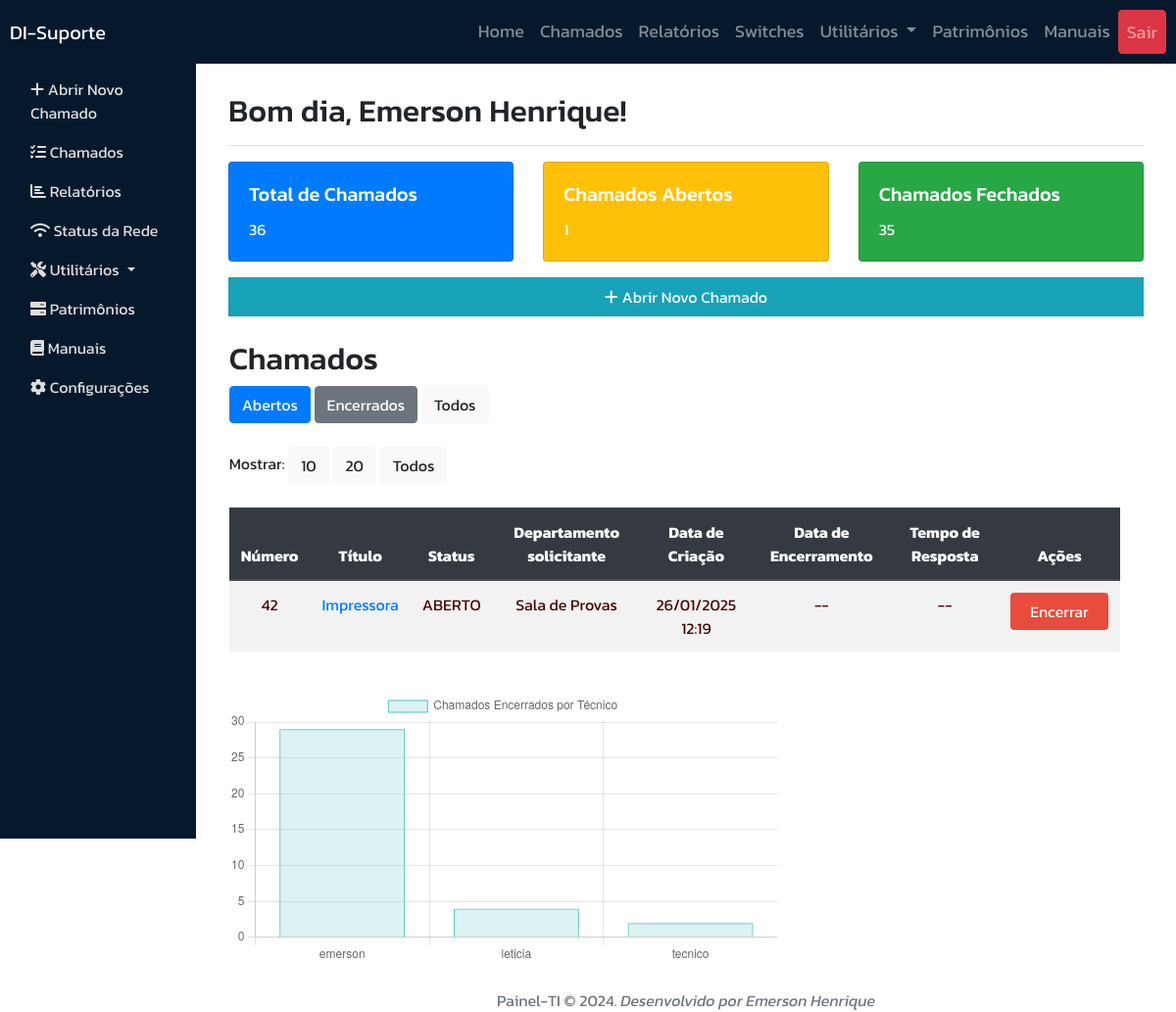
The page /dashboard/ (signed in) on the database its author committed.
### chamados/models.py (models this page shows, shortened)
class Chamado(models.Model):
    STATUS_CHOICES = [
        ('ABERTO', 'Aberto'),
        ('FECHADO', 'Fechado'),
    ]
    TITULOS_CHOICES = [
        ('Computador', 'Computador'),
        ('Impressora', 'Impressora'),
        ('Telefone', 'Telefone'),
        ('Mudança','Mudança'),
        ('Outros', 'outros')
    ]
    numero = models.IntegerField(unique=True)
    titulo = models.CharField(max_length=100, choices=TITULOS_CHOICES)
    departamento = models.ForeignKey(Departamento, on_delete=models.SET_NULL, null=True)
    local = models.ForeignKey(Local, on_delete=models.SET_NULL, null=True)
    contato = models.CharField(max_length=100)
    descricao = models.TextField()
    descricao_tecnica = models.TextField(null=True, blank=True)
    solucao_tecnica = models.TextField(null=True, blank=True)
    nr_patrimonio = models.CharField(max_length=50, null=True, blank=True)
    status = models.CharField(max_length=10, choices=STATUS_CHOICES, default='ABERTO')
    criado_em = models.DateTimeField(auto_now_add=True)
    atualizado_em = models.DateTimeField(auto_now=True)
    encerrado_em = models.DateTimeField(null=True, blank=True)
    encerrado_por = models.ForeignKey(User, on_delete=models.SET_NULL, null=True, blank=True)
    tempo_resposta = models.DurationField(null=True, blank=True)

class Departamento(models.Model):
    nome = models.CharField(max_length=100)
    ativo = models.BooleanField(default=True)  # Indica se o departamento está ativo
    def __str__(self):
        return self.nome

### dashboard/views.py (the view)
# urls.py: path('', dashboard_view, name='dashboard'),
@login_required
def dashboard_view(request):
    user = request.user
    is_tecnico = user.groups.filter(name='Técnico').exists()
    is_administrador = user.groups.filter(name='Administrador').exists()
    chamados = Chamado.objects.all()
    total_chamados = chamados.count()
    chamados_abertos = chamados.filter(status='ABERTO').count()
    chamados_fechados = chamados.filter(status='FECHADO').count()
    chamados_abertos_detalhados = chamados.filter(status='ABERTO')
    now = timezone.now()
    hora = now.hour
    if hora < 12:
        saudacao = "Bom dia"
    elif 12 <= hora < 18:
        saudacao = "Boa tarde"
    else:
        saudacao = "Boa noite"
    for chamado in chamados_abertos_detalhados:
        chamado.tempo_criacao_minutos = (now - chamado.criado_em).total_seconds() / 60
        if chamado.encerrado_em:
            chamado.tempo_resposta = chamado.encerrado_em - chamado.criado_em
        else:
            chamado.tempo_resposta = None
    chamados_por_tecnico = chamados.filter(status='FECHADO').values('encerrado_por__username').annotate(total_chamados=Count('id'))
    labels = [item['encerrado_por__username'] for item in chamados_por_tecnico]
    data = [item['total_chamados'] for item in chamados_por_tecnico]
    context = {
        'total_chamados': total_chamados,
        'chamados_abertos': chamados_abertos,
        'chamados_fechados': chamados_fechados,
        'chamados': chamados_abertos_detalhados,  # Somente chamados abertos detalhados
        'username': user.get_full_name() or user.username,
        'saudacao': saudacao,
        'labels': labels,
        'data': data,
        'is_tecnico': is_tecnico,
        'is_administrador': is_administrador,
    }
    return render(request, 'dashboard/dashboard.html', context)

### dashboard/templates/dashboard/dashboard.html (shortened to what this page needs)
﻿{% extends 'base.html' %}
{% block content %}
    <div>
        <div class="row">
            <main role="main" class="col-md-12 px-4">
                <div class="d-flex justify-content-between flex-wrap flex-md-nowrap align-items-center pt-3 pb-2 mb-3 border-bottom">
                    <h2> {{saudacao}}, {{username}}!</h2>
                </div>
                <div class="row">
                    <div class="col-md-4">
                        <div class="card text-white bg-primary mb-3">
                            <div class="card-body">
                                <h5 class="card-title">Total de Chamados</h5>
                                <p class="card-text">{{ total_chamados }}</p>
                            </div>
                        </div>
                    </div>
                    <div class="col-md-4">
                        <div class="card text-white bg-warning mb-3">
                            <div class="card-body">
                                <h5 class="card-title">Chamados Abertos</h5>
                                <p class="card-text">{{ chamados_abertos }}</p>
                            </div>
                        </div>
                    </div>
                    <div class="col-md-4">
                        <div class="card text-white bg-success mb-3">
                            <div class="card-body">
                                <h5 class="card-title">Chamados Fechados</h5>
                                <p class="card-text">{{ chamados_fechados }}</p>
                            </div>
                        </div>
                    </div>
                </div>
                <a class="nav-link btn-info text-center" href="{% url 'abrir_chamado' %}">
                    <i class="fas fa-plus"></i>
                    Abrir Novo Chamado
                </a>
                <div class="bloco-chamados margin-mob-chamados">
                    {% include 'chamados/chamados.html' with chamados=chamados %}
                </div>
                <div class="bloco">
                    {% include 'chamados/grafico_tecnico.html' %}
                </div>
            </main>
        </div>
    </div>
    {% include 'footer.html' %}
{% endblock %}

### chamados/templates/chamados/chamados.html (shortened to what this page needs)
﻿{% extends 'base.html' %}
{% load custom_filters %}
{% block content %}
    <div>
        <h2>Chamados</h2>
        <div class="mb-4">
            <a href="{% url 'chamados' %}?status=ABERTO&quantidade={{ quantidade_por_pagina }}" class="btn btn-primary">Abertos</a>
            <a href="{% url 'chamados' %}?status=FECHADO&quantidade={{ quantidade_por_pagina }}" class="btn btn-secondary">Encerrados</a>
            <a href="{% url 'chamados' %}?quantidade={{ quantidade_por_pagina }}" class="btn btn-light">Todos</a>
        </div>
        <div class="mb-4">
            <span>Mostrar:</span>
            <a href="{% url 'chamados' %}?quantidade=10{% if status_filter %}&status={{ status_filter }}{% endif %}" class="btn btn-light {% if quantidade_por_pagina == 10 %}active{% endif %}">10</a>
            <a href="{% url 'chamados' %}?quantidade=20{% if status_filter %}&status={{ status_filter }}{% endif %}" class="btn btn-light {% if quantidade_por_pagina == 20 %}active{% endif %}">20</a>
            <a href="{% url 'chamados' %}?quantidade=all{% if status_filter %}&status={{ status_filter }}{% endif %}" class="btn btn-light {% if quantidade_por_pagina == 'all' %}active{% endif %}">Todos</a>
        </div>
        <div class="tabela-responsive">
            <table id="chamadosTable" class="table tabela table-striped table-hover">
                <thead class="thead-dark">
                    <tr>
                        <th>Número</th>
                        <th>Título</th>
                        <th>Status</th>
                        <th> Departamento solicitante</th>
                        <th>Data de Criação</th>
                        <th>Data de Encerramento</th>
                        <th>Tempo de Resposta</th>
                        <th>Ações</th>
                    </tr>
                </thead>
                <tbody id="chamadosTableBody">
                    {% for chamado in chamados %}
                        <tr class="{% if chamado.status == 'ABERTO' and chamado.tempo_criacao_minutos > 30 %}blink-row{% endif %}">
                            <td data-title="Nr:">{{ chamado.numero }}</td>
                            <td data-title="Titulo">
                                <a href="{% url 'visualizar_chamado' chamado.id %}">
                                    {{ chamado.titulo }}
                                </a>
                            </td>
                            <td data-title="Status">{{ chamado.status }}</td>
                            <td data-title="Setor">{{ chamado.departamento }}</td>
                            <td data-title="Data criacao">{{ chamado.criado_em|date:"d/m/Y H:i" }}</td>
                            {% if chamado.status == 'FECHADO'%}
                                <td data-title="Data encerrado">{{ chamado.encerrado_em|date:"d/m/Y H:i" }}</td>
                                <td data-title="tempo resposta">{{ chamado.tempo_resposta|format_timedelta }}</td>
                            {% else %}
                                <td> --  </td>
                                <td> --  </td>
                            {% endif %}
                            <td>
                                {% if chamado.status == 'ABERTO' %}
                                    {% if is_tecnico or is_administrador %}
                                        <a href="{% url 'encerrar_chamado' chamado.id %}" class="btn btn-3 btn-sep icon-heart">Encerrar</a>
                                    {% else %}
                                        <a href="{% url 'visualizar_chamado' chamado.id %}" class="btn btn-1 btn-sep icon-info">Visualizar</a>
                                    {% endif %}
                                {% else %}
                                    <a href="{% url 'visualizar_chamado' chamado.id %}" class="btn btn-1 btn-sep icon-info">Visualizar</a>
                                {% endif %}
                            </td>
                        </tr>
                    {% empty %}
                        <tr>
                            <td colspan="8">Nenhum chamado encontrado.</td>
                        </tr>
                    {% endfor %}
                </tbody>
            </table>
        </div>
    </div>
{% endblock %}

### static/css/chamados.css (style rules this page uses)
.btn-primary { background-color: #007bff; border-color: #007bff; }
.btn-secondary { background-color: #6c757d; border-color: #6c757d; }
.btn-3 { background: #e74c3c; color: #fff; width: 100px; }
.btn-3:before { position: absolute; height: 100%; left: 0; top: 0; line-height: 3; font-size: 140%; }
td, th { text-align: center; }
.blink-row { animation: blink 1s step-start infinite; color: rgb(70, 3, 3) !important; }

### static/css/dashboard.css (style rules this page uses)
.bloco { width: 60%; align-items: center; }

### rows shown on the page
Chamado: numero "42", titulo "Impressora", status "ABERTO", departamento "Sala de Provas", criado_em "26/01/2025 12:19", shows "Encerrar"

### other values the page prints
{{ saudacao }} "Bom dia"
{{ username }} "Emerson Henrique"
{{ total_chamados }} "36"
{{ chamados_abertos }} "1"
{{ chamados_fechados }} "35"
chart data {{ labels|safe }} ['emerson', 'leticia', 'tecnico']
chart data {{ data|safe }} [29, 4, 2]
